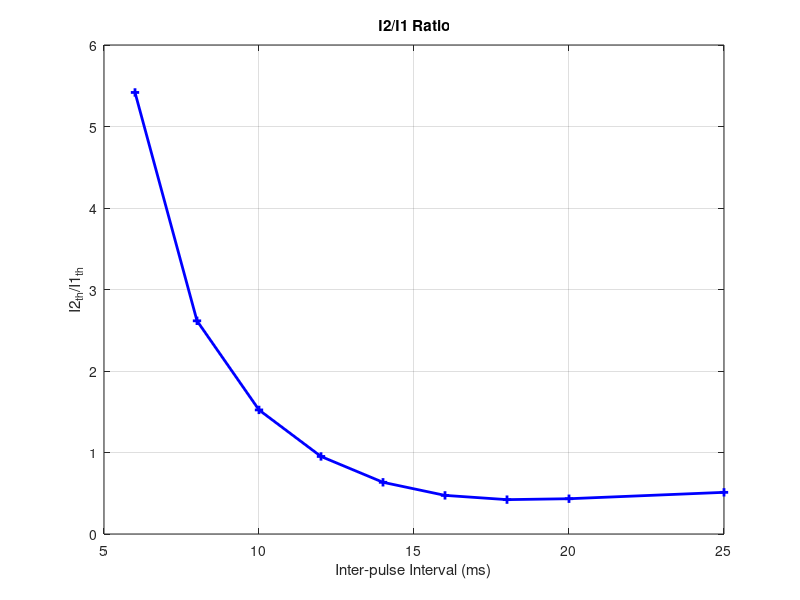

This chart was generated by the following MATLAB code:
% Data
delay = [6; 8; 10; 12; 14; 16; 18; 20; 25];
I2 = [145.2; 70.1; 40.8; 25.5; 17; 12.7; 11.3; 11.6; 13.7];
I1 = 26.8;
% Calculate the ratio I2/I1
ratio = I2 ./ I1;
% Plot
figure;
plot(delay, ratio, 'b+-', 'LineWidth', 2); % 'b' for blue color, '+' marker
xlabel('Inter-pulse Interval (ms)');
ylabel('I2_{th}/I1_{th}');
title('I2/I1 Ratio');
grid on;